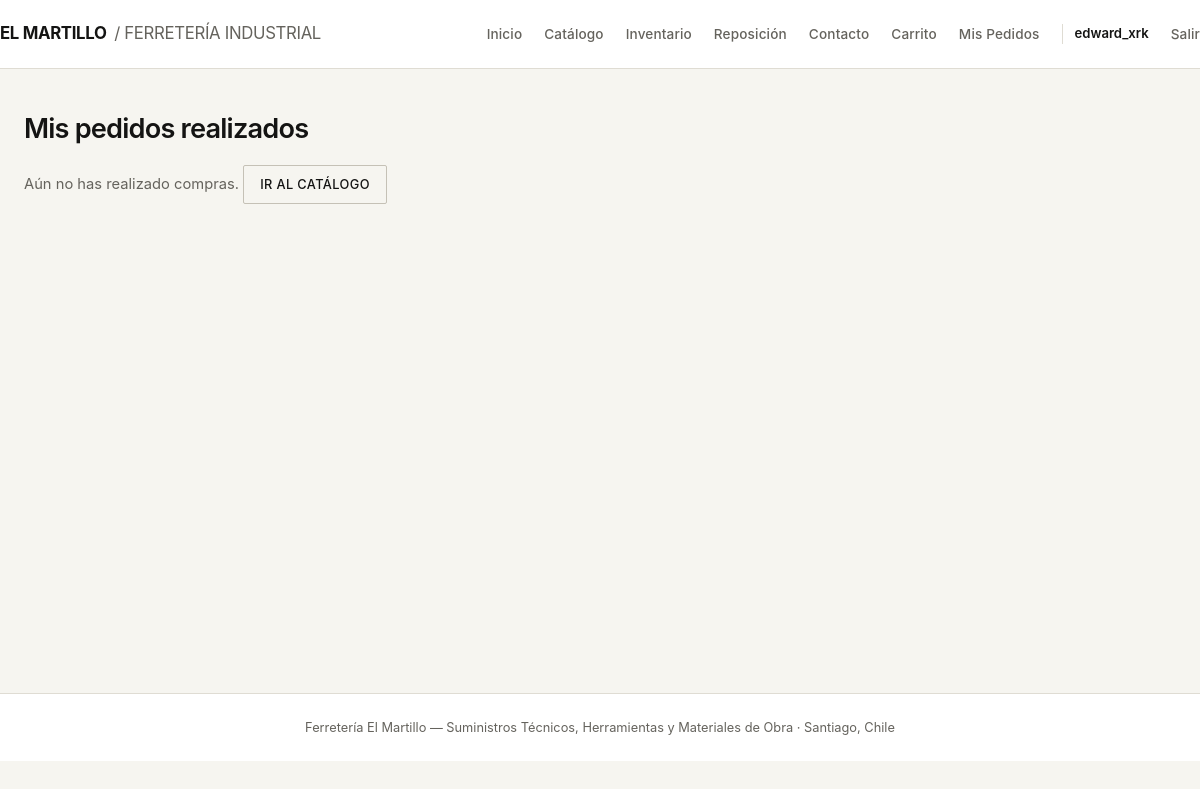
/mis-pedidos/ (signed in), run on an earlier commit of the app's database.
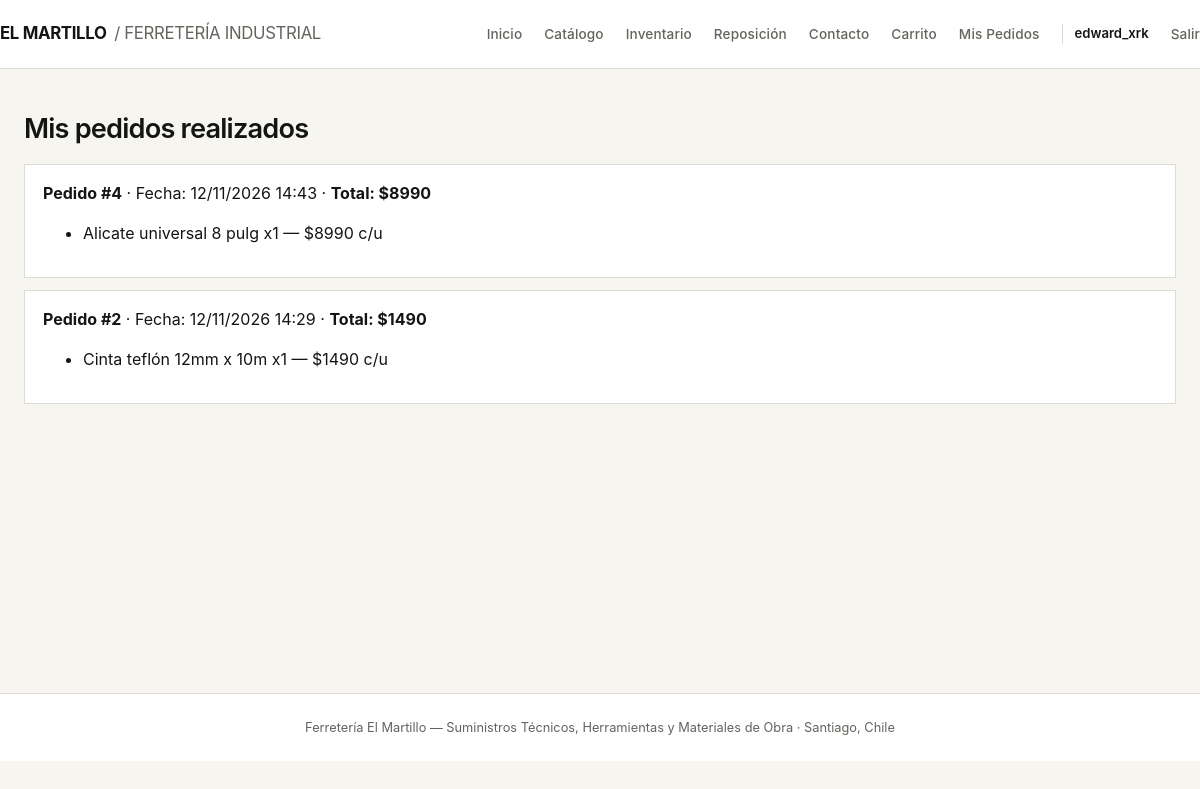
And on a later commit of the database.
### productos/models.py (models this page shows, shortened)
class Pedido(models.Model):
    usuario = models.ForeignKey(User, on_delete=models.CASCADE, related_name="pedidos")
    fecha = models.DateTimeField(auto_now_add=True)
    total = models.PositiveIntegerField(default=0)
    class Meta:
        ordering = ["-fecha"]

class DetallePedido(models.Model):
    pedido = models.ForeignKey(Pedido, on_delete=models.CASCADE, related_name="detalles")
    producto = models.ForeignKey(Producto, on_delete=models.SET_NULL, null=True)
    nombre_producto = models.CharField(max_length=120, default="")
    cantidad = models.PositiveIntegerField(default=1)
    precio_unitario = models.PositiveIntegerField(default=0)

### productos/views.py (the view)
# urls.py: path("mis-pedidos/", views.mis_pedidos, name="mis_pedidos"),
@login_required
def mis_pedidos(request):
    pedidos = Pedido.objects.filter(usuario=request.user).prefetch_related("detalles")
    _, _, cart_count = calcular_detalle_carrito(obtener_carrito(request))
    return render(request, "mis_pedidos.html", {"pedidos": pedidos, "cart_count": cart_count})

### productos/views.py (called while the page is built, shortened)
def obtener_carrito(request):
    return request.session.get("carrito", {})

def calcular_detalle_carrito(carrito):
    items = []
    total = 0
    cantidad_total = 0
    return items, total, cantidad_total

### templates/mis_pedidos.html (shortened to what this page needs)
{% extends "base.html" %}
{% block content %}
<h1>Mis pedidos realizados</h1>
{% for ped in pedidos %}
  <div class="order">
    <strong>Pedido #{{ ped.id }}</strong> · Fecha: {{ ped.fecha|date:"d/m/Y H:i" }} · <strong>Total: ${{ ped.total }}</strong>
    <ul>
      {% for d in ped.detalles.all %}
        <li>{{ d.nombre_producto }} x{{ d.cantidad }} — ${{ d.precio_unitario }} c/u</li>
      {% endfor %}
    </ul>
  </div>
{% empty %}
  <p>Aún no has realizado compras. <a class="btn ghost" href="{% url 'tienda' %}">Ir al catálogo</a></p>
{% endfor %}
{% endblock %}

### templates/base.html (shortened to what this page needs)
<!DOCTYPE html>
<html lang="es">
<head>
{% load static %}
<link rel="stylesheet" href="{% static 'css/style.css' %}">
</head>
<body>
<header class="top">
  <div class="wrap top-inner">
    <a class="logo" href="{% url 'inicio' %}">El Martillo <span>/ Ferretería Industrial</span></a>
    <nav class="nav">
      <a href="{% url 'inicio' %}">Inicio</a>
      <a href="{% url 'tienda' %}">Catálogo</a>
      <a href="{% url 'reporte_resumen' %}">Inventario</a>
      <a href="{% url 'reporte_critico' %}">Reposición</a>
      <a href="{% url 'consultas' %}">Contacto</a>
      <a href="{% url 'carrito' %}">Carrito{% if cart_count %} ({{ cart_count }}){% endif %}</a>
      {% if user.is_authenticated %}
        {% if user.is_staff %}
          <a href="{% url 'panel_admin' %}">Administración</a>
          <a href="{% url 'pedidos_admin' %}">Pedidos Globales</a>
          <a href="{% url 'producto_crear' %}">Nuevo Producto</a>
        {% else %}
          <a href="{% url 'mis_pedidos' %}">Mis Pedidos</a>
        {% endif %}
        <span class="user">{{ user.username }}</span>
        <a href="{% url 'logout' %}">Salir</a>
      {% else %}
        <a href="{% url 'login' %}">Ingresar</a>
        <a class="btn-small" href="{% url 'registro' %}">Crear cuenta</a>
      {% endif %}
    </nav>
  </div>
</header>
<main class="wrap">
  {% block content %}{% endblock %}
</main>
<footer class="foot">
  <div class="wrap">Ferretería El Martillo — Suministros Técnicos, Herramientas y Materiales de Obra · Santiago, Chile</div>
</footer>
</body>
</html>

### static/css/style.css (style rules this page uses)
:root { --bg: #f6f5f0; --surface: #ffffff; --surface-alt: #efece6; --ink: #141413; --muted: #65635d; --line: #dfdcd3; --line-strong: #c5c1b6; --accent: #9e4726; --ok: #1f5135; --warn: #8c5319; --danger: #962828; }
* { box-sizing: border-box; }
html { scroll-behavior: smooth; }
body { margin: 0; font-family: "Inter", -apple-system, BlinkMacSystemFont, "Helvetica Neue", Arial, sans-serif; background-color: var(--bg); color: var(--ink); line-height: 1.5; -webkit-font-smoothing: antialiased; }
.wrap { max-width: 1200px; margin: 0 auto; padding: 0 24px; }
.top { background-color: var(--surface); border-bottom: 1px solid var(--line); position: sticky; top: 0; z-index: 100; }
.top-inner { display: flex; justify-content: space-between; align-items: center; min-height: 68px; gap: 20px; flex-wrap: wrap; padding: 10px 0; }
.logo { font-weight: 700; text-decoration: none; color: var(--ink); font-size: 1.05rem; letter-spacing: -0.02em; text-transform: uppercase; }
.logo span { font-weight: 400; color: var(--muted); margin-left: 4px; }
.nav { display: flex; align-items: center; flex-wrap: wrap; gap: 8px 22px; }
.nav a { text-decoration: none; color: var(--muted); font-size: 0.85rem; font-weight: 500; letter-spacing: 0.01em; transition: color 0.15s ease; }
.user { color: var(--ink); font-size: 0.82rem; font-weight: 600; padding-left: 12px; border-left: 1px solid var(--line); }
main.wrap { padding-top: 40px; padding-bottom: 72px; min-height: 78vh; }
h1 { font-size: 1.7rem; font-weight: 600; letter-spacing: -0.03em; margin: 0 0 14px; color: var(--ink); }
.order { background-color: var(--surface); border: 1px solid var(--line); padding: 16px 18px; margin-bottom: 12px; }
.foot { background-color: var(--surface); color: var(--muted); border-top: 1px solid var(--line); padding: 24px 0; font-size: 0.8rem; text-align: center; }

What changed in the data, as far as the page shows it:
added Pedido: id "4", fecha "12/11/2026 14:43", total "8990"
added DetallePedido: nombre_producto "Alicate universal 8 pulg", cantidad "1", precio_unitario "8990", shown under "4"
added Pedido: id "2", fecha "12/11/2026 14:29", total "1490"
added DetallePedido: nombre_producto "Cinta teflón 12mm x 10m", cantidad "1", precio_unitario "1490", shown under "2"
Also different on the page:
text no longer shown: "Aún no has realizado compras. IR AL CATÁLOGO"
